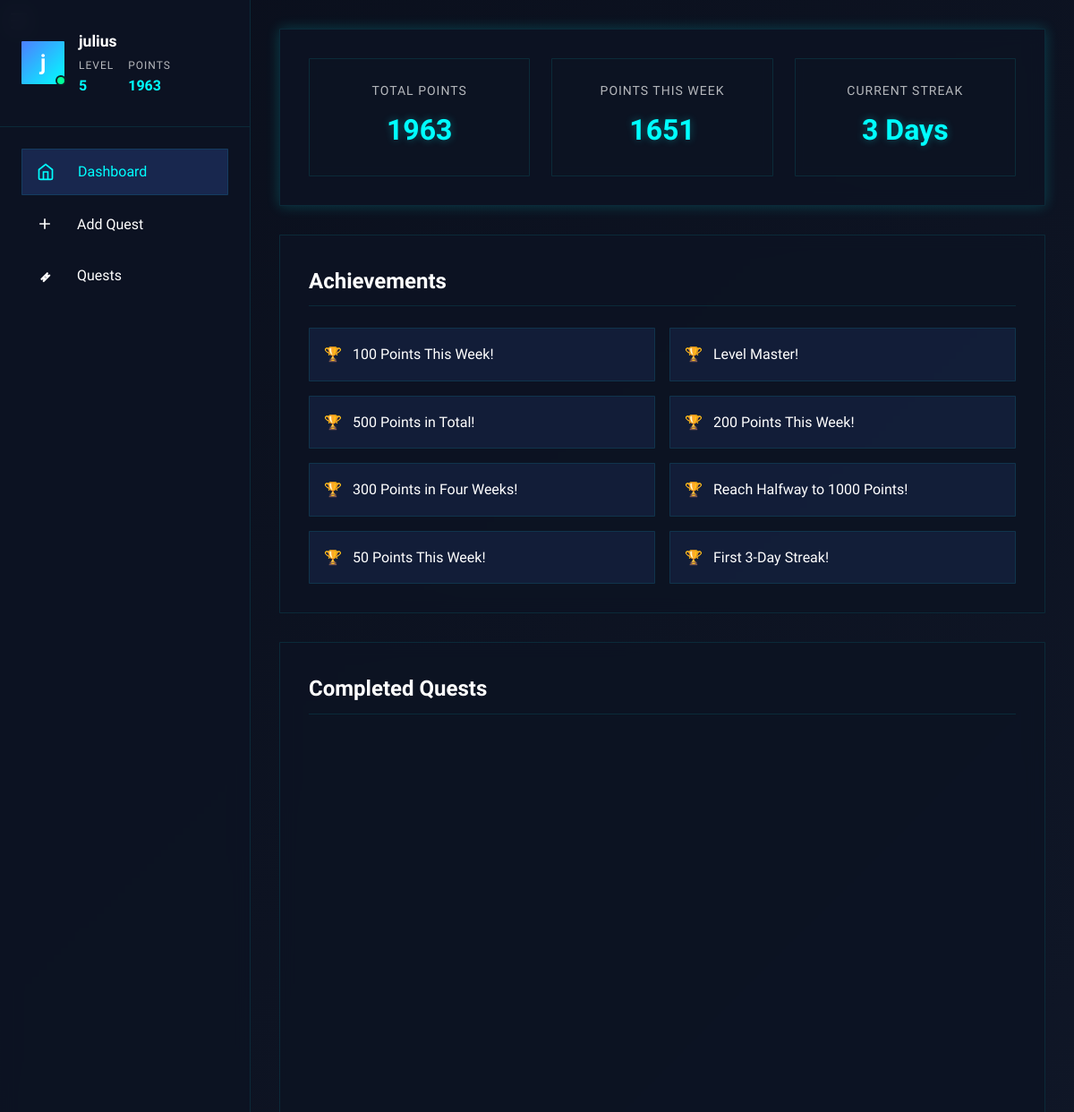
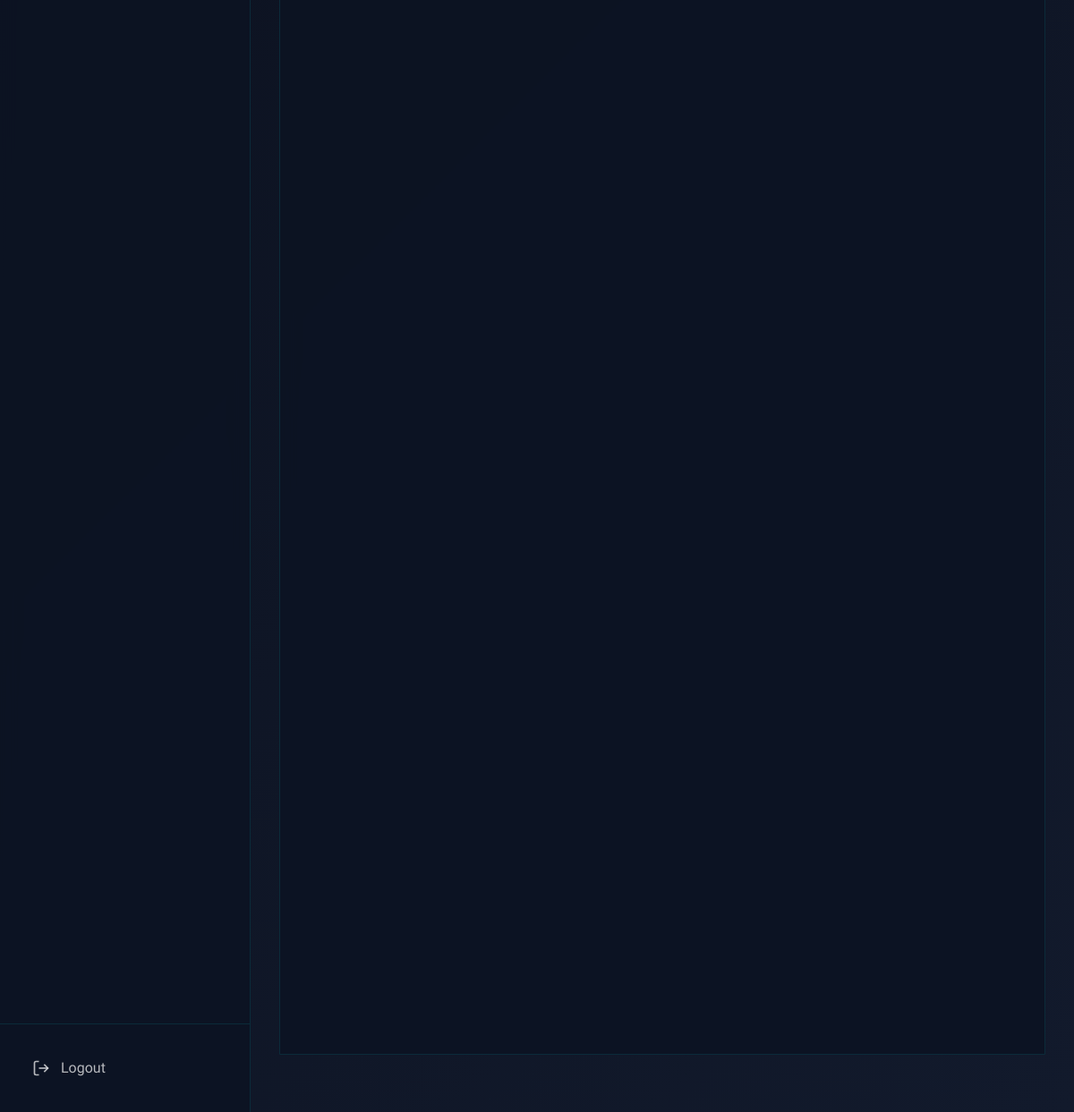
Page /dashboard (signed in) on the committed database (2 pictures, top to bottom).
### app.py (models this page shows, shortened)
class User(db.Model):
    id = db.Column(db.Integer, primary_key=True)
    username = db.Column(db.String(80), unique=True, nullable=False)
    password_hash = db.Column(db.String(120), nullable=False)
    points = db.Column(db.Integer, default=0)
    level = db.Column(db.Integer, default=1)
    quests = db.relationship('Quest', backref='user', lazy=True)
    streak = db.Column(db.Integer, default=0)
    last_completed_date = db.Column(db.DateTime, nullable=True)
    points_this_week = db.Column(db.Integer, default=0)
    achievements = db.Column(db.Text, default="")
    daily_quests = db.relationship('DailyQuestAssignment', backref='user', lazy=True)
    last_daily_quest_date = db.Column(db.Date, nullable=True)
    ACHIEVEMENTS = {
            'WEEK_WARRIOR': {
                'id': 'WEEK_WARRIOR',
                'name': '100 Points This Week!',
                'condition': lambda user: user.points_this_week >= 100
            },
            'STREAK_MASTER': {
                'id': 'STREAK_MASTER',
                'name': '7-Day Streak Achieved!',
                'condition': lambda user: user.streak >= 7
            },
            'LEVEL_MASTER': {
                'id': 'LEVEL_MASTER',
                'name': 'Level Master!',
                'condition': lambda user: user.points >= 1000
            },
            'POINTS_PRODIGY': {
                'id': 'POINTS_PRODIGY',
                'name': '500 Points in Total!',
                'condition': lambda user: user.points >= 500
            },
            'WEEK_CHAMPION': {
                'id': 'WEEK_CHAMPION',
                'name': '200 Points This Week!',
                'condition': lambda user: user.points_this_week >= 200
            },
            'STREAK_LEGEND': {
                'id': 'STREAK_LEGEND',
                'name': '14-Day Streak!',
                'condition': lambda user: user.streak >= 14
            },
            'MONTHLY_GRINDER': {
                'id': 'MONTHLY_GRINDER',
                'name': '300 Points in Four Weeks!',
                'condition': lambda user: user.points_this_week >= 300  # Sum up points_this_week over four weeks
            },
            'STREAK_MARATHONER': {
                'id': 'STREAK_MARATHONER',
                'name': '30-Day Streak!',
                'condition': lambda user: user.streak >= 30
            },
            'HALFWAY_HERO': {
                'id': 'HALFWAY_HERO',
                'name': 'Reach Halfway to 1000 Points!',
                'condition': lambda user: user.points >= 500
            },
            'STREAK_STARTER': {
                'id': 'STREAK_STARTER',
                'name': 'First 3-Day Streak!',
                'condition': lambda user: user.streak >= 3
            },
            'WEEK_CONTRIBUTOR': {
                'id': 'WEEK_CONTRIBUTOR',
                'name': '50 Points This Week!',
                'condition': lambda user: user.points_this_week >= 50
            },
            'LIFELONG_LEARNER': {
                'id': 'LIFELONG_LEARNER',
                'name': '2000 Total Points!',
                'condition': lambda user: user.points >= 2000
            }
        }
    def get_achievements(self):
        return [ach.strip() for ach in self.achievements.split(";") if ach.strip()]
    def get_achievement_names(self):
        achievement_ids = self.get_achievements()
        return [self.ACHIEVEMENTS[aid]['name'] for aid in achievement_ids if aid in self.ACHIEVEMENTS]

### app.py (the view)
@app.route('/dashboard')
def dashboard():
    if 'user_id' not in session:
        return redirect(url_for('login'))
    user = User.query.get_or_404(session['user_id'])
    active_quests = Quest.query.filter(
        Quest.user_id == user.id,
        Quest.completed == False,
        ~Quest.tags.like('%"daily"%')
    ).all()
    completed_quests = Quest.query.filter_by(
        user_id=user.id,
        completed=True
    ).all()
    return render_template('dashboard.html',
                         user=user,
                         completed_quests=completed_quests,
                         stats={
                             'total_points': user.points,
                             'points_this_week': user.points_this_week,
                             'streak': user.streak,
                             'achievements': user.get_achievements(),
                             'active_quests': len(active_quests),
                             'completed_quests': len(completed_quests)
                         })

### templates/dashboard.html (shortened to what this page needs)
    {% extends "base.html" %}
    {% block content %}
        <div class="dashboard-header">
            <div class="stats-overview">
                <div class="stat-card">
                    <div class="stat">
                        <span class="label">Total Points</span>
                        <span class="value">{{ stats.total_points }}</span>
                    </div>
                </div>
                <div class="stat-card">
                    <div class="stat">
                        <span class="label">Points This Week</span>
                        <span class="value">{{ stats.points_this_week }}</span>
                    </div>
                </div>
                <div class="stat-card">
                    <div class="stat">
                        <span class="label">Current Streak</span>
                        <span class="value">{{ stats.streak }} Days</span>
                    </div>
                </div>
            </div>
        </div>
        <section class="achievements-section">
            <h2>Achievements</h2>
            <div class="achievements-list">
                {% if stats.achievements %}
                    <ul>
                        {% for achievement in user.get_achievement_names() %}
                            <li>
                                <span class="achievement-icon">🏆</span>
                                <span class="achievement-text">{{ achievement }}</span>
                            </li>
                        {% endfor %}
                    </ul>
                {% else %}
                    <p class="no-quests">No achievements yet. Complete quests to unlock achievements!</p>
                {% endif %}
            </div>
        </section>
        <section class="completed-quests">
            <h2>Completed Quests</h2>
            <div class="quest-grid-completed">
            </div>
        </section>
    </div>
    {% endblock %}

### templates/base.html (shortened to what this page needs)
    <!DOCTYPE html>
    <html lang="en">
    <head>
        <link rel="stylesheet" href="{{ url_for('static', filename='base.css') }}">
        <link rel="stylesheet" href="{{ url_for('static', filename='dashboard.css') }}">
        <link rel="stylesheet" href="{{ url_for('static', filename='quests.css') }}">
        <link rel="stylesheet" href="{{ url_for('static', filename='add_quests.css') }}">
    </head>
    <body>
        <div class="app-container">
            <button class="nav-toggle" id="nav-toggle" aria-label="Toggle navigation">
            </button>
            <aside class="sidebar" id="sidebar">
                <div class="sidebar-header">
                    <div class="user-profile">
                        <div class="avatar">
                            <span>{{ user.username[0] }}</span>
                            <div class="avatar-status"></div>
                        </div>
                        <div class="user-info">
                            <h3 class="username">{{ user.username }}</h3>
                            <div class="user-stats">
                                <div class="stat">
                                    <span class="label">Level</span>
                                    <span class="value">{{ user.level }}</span>
                                </div>
                                <div class="stat">
                                    <span class="label">Points</span>
                                    <span class="value">{{ user.points }}</span>
                                </div>
                            </div>
                        </div>
                    </div>
                </div>
                <nav class="sidebar-nav">
                    <ul class="nav-list">
                        <li class="nav-item">
                            <a href="{{ url_for('dashboard') }}" class="nav-link {% if request.endpoint == 'dashboard' %}active{% endif %}">
                                <svg xmlns="http://www.w3.org/2000/svg" viewBox="0 0 24 24" fill="none" stroke="currentColor" stroke-width="2">
                                    <path d="M3 9l9-7 9 7v11a2 2 0 0 1-2 2H5a2 2 0 0 1-2-2z"/>
                                    <polyline points="9 22 9 12 15 12 15 22"/>
                                </svg>
                                <span>Dashboard</span>
                            </a>
                        </li>
                        <li class="nav-item">
                            <a href="{{ url_for('add_quest') }}" class="nav-link {% if request.endpoint == 'add_quest' %}active{% endif %}">
                                <svg xmlns="http://www.w3.org/2000/svg" viewBox="0 0 24 24" fill="none" stroke="currentColor" stroke-width="2">
                                    <path d="M12 5v14M5 12h14"/>
                                </svg>
                                <span>Add Quest</span>
                            </a>
                        </li>
                        <li class="nav-item">
                            <a href="{{ url_for('quests') }}" class="nav-link {% if request.endpoint == 'quests' %}active{% endif %}">
                                <svg xmlns="http://www.w3.org/2000/svg" viewBox="0 0 24 24" fill="none" stroke="currentColor" stroke-width="2">
                                    <path d="M12 15l-2 5l9-9l-5 2l2-5l-9 9l5-2z"/>
                                </svg>
                                <span>Quests</span>
                            </a>
                        </li>
                    </ul>
                </nav>
                <div class="sidebar-footer">
                    <a href="{{ url_for('logout') }}" class="logout-link">
                        <svg xmlns="http://www.w3.org/2000/svg" viewBox="0 0 24 24" fill="none" stroke="currentColor" stroke-width="2">
                            <path d="M9 21H5a2 2 0 0 1-2-2V5a2 2 0 0 1 2-2h4"/>
                            <polyline points="16 17 21 12 16 7"/>
                            <line x1="21" y1="12" x2="9" y2="12"/>
                        </svg>
                        <span>Logout</span>
                    </a>
                </div>
            </aside>
            <main class="main-content" id="main-content">
                <div class="content-wrapper">
                    {% block content %}{% endblock %}
                </div>
    </body>
    </html>

### static/base.css (style rules this page uses)
:root { --primary-color: #4d7fff; --secondary-color: #00ffff; --background-color: #0a0f1c; --sidebar-bg: rgba(13, 20, 35, 0.95); --content-bg: rgba(13, 20, 35, 0.75); --text-primary: #ffffff; --text-secondary: rgba(255, 255, 255, 0.7); --border-color: rgba(0, 255, 255, 0.1); --border-glow: 0 0 15px rgba(0, 255, 255, 0.2); --success-color: #00ff99; --warning-color: #ffaa00; --danger-color: #ff4444; --transition: all 0.3s ease; }
* { margin: 0; padding: 0; box-sizing: border-box; }
body { font-family: 'Rajdhani', sans-serif; background: linear-gradient(135deg, var(--background-color), #121a2c); color: var(--text-primary); line-height: 1.6; min-height: 100vh; overflow-x: hidden; }
body { margin: 0; font-family: 'Rajdhani', sans-serif; background-color: #0a0f1c; color: #fff; }
.app-container { display: flex; min-height: 100vh; }
.app-container { display: flex; flex-direction: row; height: 100vh; overflow: hidden; }
.sidebar { width: 250px; background-color: #111827; transition: transform 0.3s ease; position: fixed; top: 0; left: 0; height: 100%; z-index: 20; }
.sidebar { width: 280px; background: var(--sidebar-bg); border-right: 1px solid var(--border-color); display: flex; flex-direction: column; backdrop-filter: blur(10px); transition: var(--transition); z-index: 1000; position: fixed; height: 100vh; left: 0; top: 0; }
.sidebar-header { padding: 2rem 1.5rem; border-bottom: 1px solid var(--border-color); }
.nav-toggle { background: none; border: none; color: #fff; font-size: 1.5rem; position: fixed; z-index: 20; top: 10px; left: 10px; cursor: pointer; }
.main-content { flex: 1; padding: 20px; overflow-y: auto; }
.nav-list { list-style: none; padding: 0; margin: 0; }
.nav-link { display: flex; align-items: center; padding: 10px 15px; color: #fff; text-decoration: none; transition: background 0.3s; }
.nav-link.active, .nav-link:hover { background-color: #1e293b; }
.nav-link svg { margin-right: 10px; }
.sidebar-nav { flex: 1; padding: 1.5rem; }
.nav-list { list-style: none; }
.nav-item { margin-bottom: 0.5rem; }
.nav-link { display: flex; align-items: center; gap: 1rem; padding: 0.75rem 1rem; color: var(--text-primary); text-decoration: none; border-radius: 1px; transition: var(--transition); }
.nav-link svg { width: 20px; height: 20px; stroke: currentColor; }
.nav-link.active { background: rgba(77, 127, 255, 0.2); color: var(--secondary-color); border: 1px solid var(--border-color); }
.sidebar-footer { padding: 1.5rem; border-top: 1px solid var(--border-color); }
.logout-link { display: flex; align-items: center; gap: 0.75rem; color: var(--text-secondary); text-decoration: none; padding: 0.75rem; border-radius: 1px; transition: var(--transition); }
.logout-link svg { width: 20px; height: 20px; stroke: currentColor; }
.main-content { flex: 1; margin-left: 280px; padding: 2rem; transition: var(--transition); }
.content-wrapper { max-width: 1400px; margin: 0 auto; }
.user-profile { display: flex; align-items: center; gap: 1rem; }
.avatar { width: 48px; height: 48px; background: linear-gradient(135deg, var(--primary-color), var(--secondary-color)); border-radius: 1px; display: flex; align-items: center; justify-content: center; font-size: 1.5rem; font-weight: 600; position: relative; }
.avatar-status { position: absolute; bottom: -2px; right: -2px; width: 12px; height: 12px; background: var(--success-color); border: 2px solid var(--sidebar-bg); border-radius: 50%; }
.user-info { flex: 1; }
.username { font-size: 1.1rem; font-weight: 600; margin-bottom: 0.25rem; }
.user-stats { display: flex; gap: 1rem; }
.stat { display: flex; flex-direction: column; }
.stat .label { font-size: 0.75rem; color: var(--text-secondary); text-transform: uppercase; letter-spacing: 1px; }
.stat .value { font-size: 1rem; font-weight: 600; color: var(--secondary-color); }

### static/quests.css (style rules this page uses)
.quests-section, .completed-quests { background: var(--sidebar-bg); border: 1px solid var(--border-color); border-radius: 1px; padding: 2rem; margin-bottom: 2rem; backdrop-filter: blur(10px); }
.quests-section h2, .completed-quests h2 { color: var(--text-primary); margin-bottom: 1.5rem; font-size: 1.5rem; border-bottom: 1px solid var(--border-color); padding-bottom: 0.5rem; }
.quest-grid-completed { display: grid; grid-template-columns: repeat(auto-fill, minmax(300px, 1fr)); gap: 1.5rem; }

### rows in the picture
User: username "j", username "julius", level "5", points "1963", total_points "1963", points_this_week "1651"

### other values in the picture
{{ stats.streak }} "3"
{{ achievement }} "100 Points This Week!" "Level Master!" "500 Points in Total!" "200 Points This Week!" "300 Points in Four Weeks!" "Reach Halfway to 1000 Points!" "50 Points This Week!" "First 3-Day Streak!"
